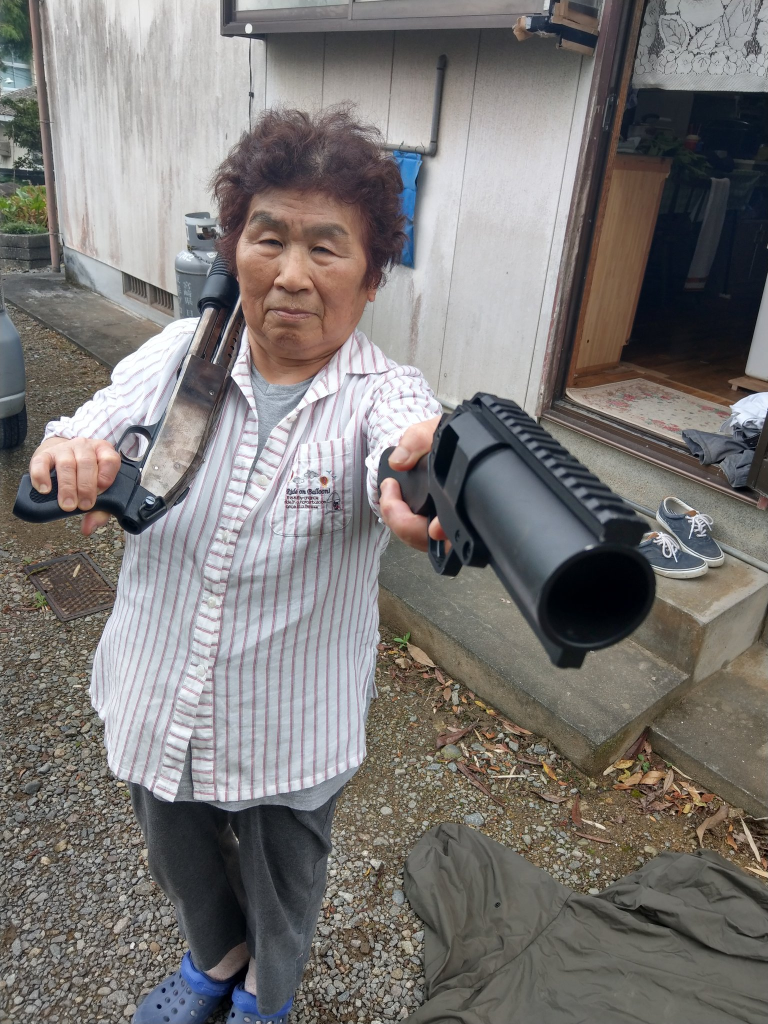
#> input picture image/grandma4.jpeg, 1536 x 2048 px, found by its file name (shown at 1/2 size)
$ python edge_operations.py
#> lines starting #> are read from the running program, lines starting #| are printed output that depends on the picture; after the words box and inside, x2 and y2 are one past the last pixel; in counts of white or black regions, pixels touching at a corner belong together
import cv2 as cv
import numpy as np

img=cv.imread('./image/grandma4.jpeg')
#> img is the input picture: shape (2048, 1536, 3); mean B, G, R 117.1, 119, 122.4
gray=cv.cvtColor(img,cv.COLOR_BGR2GRAY)

#TODO : prewitt filter
#prewitt x : 수직엣지 검출
kernel_prewitt_x = np.array([
    [-1, 0, 1],
    [-1, 0, 1],
    [-1, 0, 1]
], dtype=np.float32)

#prewitt y : 수평엣지 검출
kernel_prewitt_y = np.array([
    [-1, -1, -1],
    [ 0,  0,  0],
    [ 1,  1,  1]
], dtype=np.float32)

#filter2D : 컨볼루션 연산
prewitt_x = cv.filter2D(src=gray, ddepth=cv.CV_32F, kernel=kernel_prewitt_x)
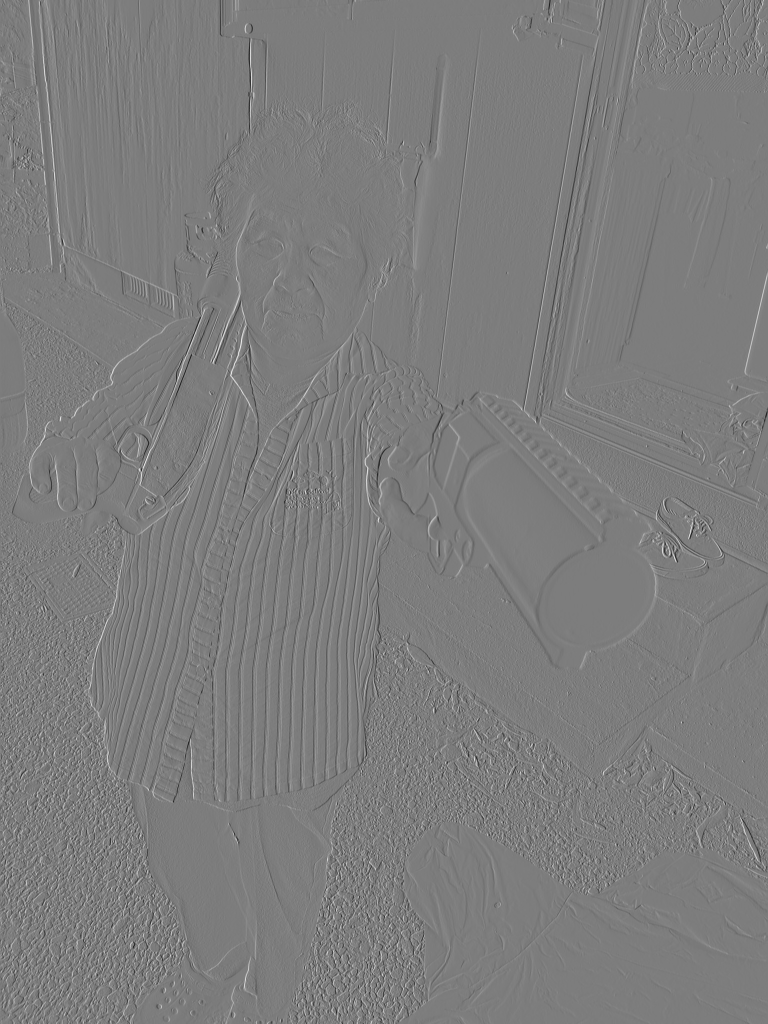
#> prewitt_x: shape (2048, 1536) float32 (shown at 1/2 size); min -544, max 564, mean 0; drawn with min black and max white
prewitt_y = cv.filter2D(src=gray, ddepth=cv.CV_32F, kernel=kernel_prewitt_y)
prewitt_x_abs = cv.convertScaleAbs(prewitt_x)
prewitt_y_abs = cv.convertScaleAbs(prewitt_y)
prewitt_combined = cv.addWeighted(src1=prewitt_x_abs, alpha=0.5, src2=prewitt_y_abs, beta=0.5, gamma=0)

prewitt_result=np.hstack((gray,prewitt_x_abs,prewitt_y_abs,prewitt_combined))
cv.imshow('prewitt_x,prewitt_y,prewitt_combined',prewitt_result)
cv.imwrite('./book/homework3/prewitt_x,prewitt_y,prewitt_combined.png',prewitt_result)


#TODO : sobel filter
kernel_sobel_x = np.array([
    [-1, 0, 1],
    [-2, 0, 2],
    [-1, 0, 1]
], dtype=np.float32)
kernel_sobel_y = np.array([
    [-1, -2, -1],
    [ 0,  0,  0],
    [ 1,  2,  1]
], dtype=np.float32)
sobel_x = cv.filter2D(src=gray, ddepth=cv.CV_32F, kernel=kernel_sobel_x)
sobel_y = cv.filter2D(src=gray, ddepth=cv.CV_32F, kernel=kernel_sobel_y)
sobel_x_abs = cv.convertScaleAbs(sobel_x)
sobel_y_abs = cv.convertScaleAbs(sobel_y)
sobel_combined = cv.addWeighted(src1=sobel_x_abs, alpha=0.5, src2=sobel_y_abs, beta=0.5, gamma=0)
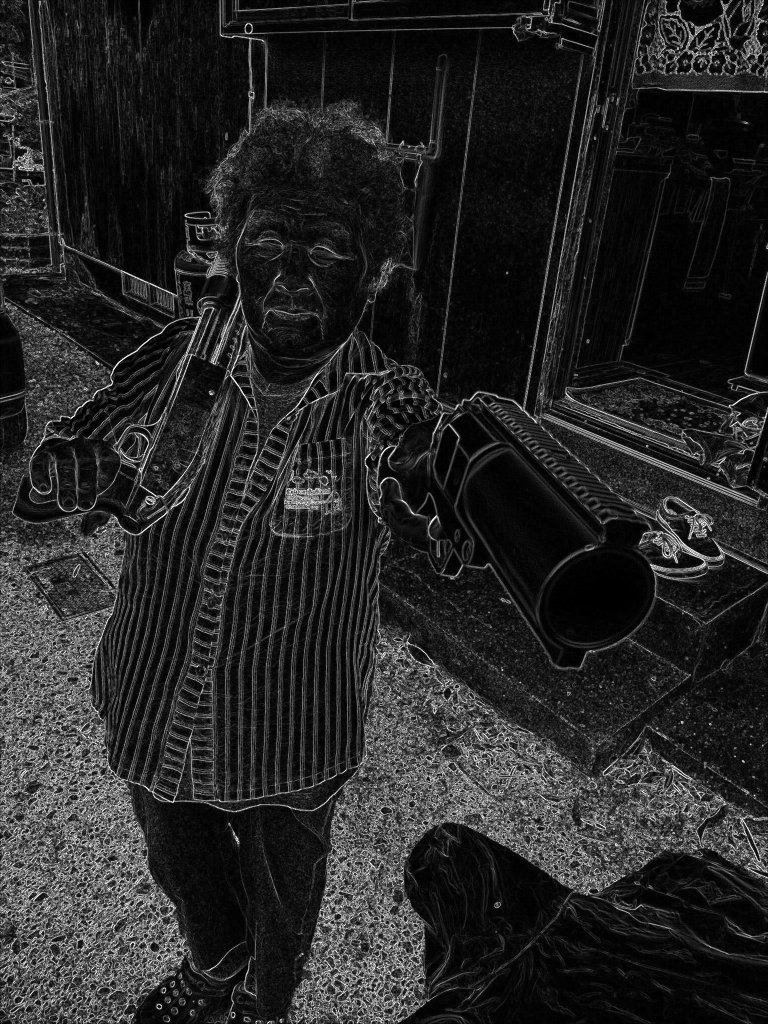
#> sobel_combined: shape (2048, 1536) (shown at 1/2 size); min 0, max 255, mean 38.2
sobel_result=np.hstack((gray,sobel_x_abs,sobel_y_abs,sobel_combined))
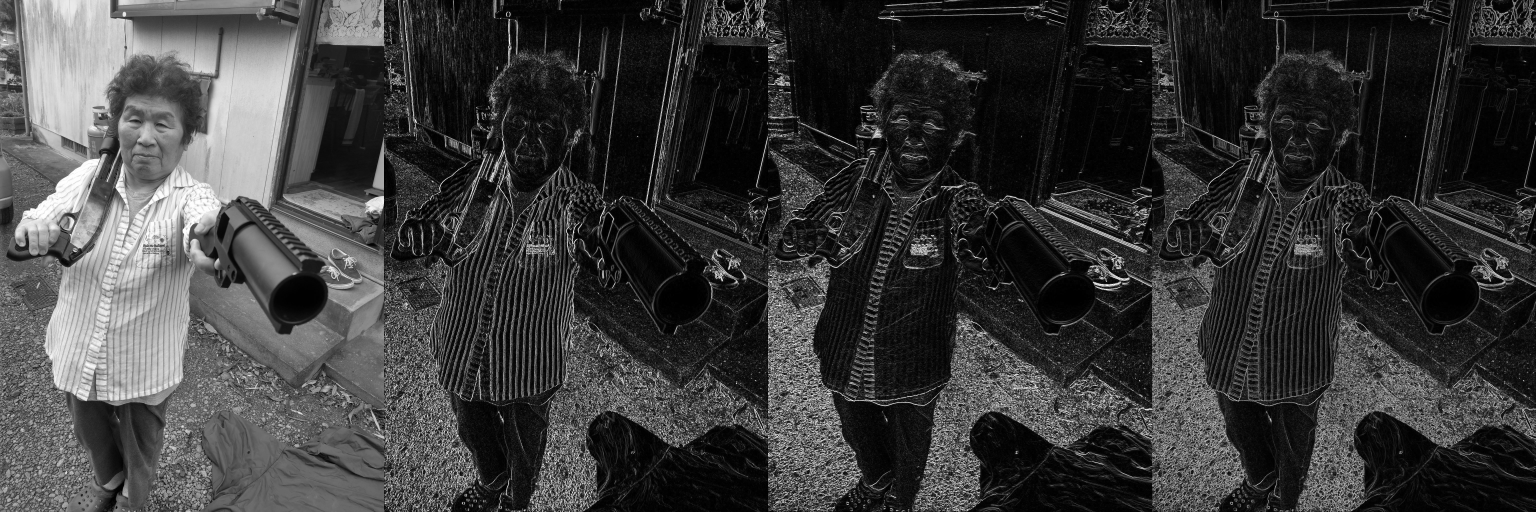
#> sobel_result: shape (2048, 6144) (shown at 1/4 size); min 0, max 255, mean 58.6
cv.imshow('sobel_x,sobel_y,sobel_combined',sobel_result)
cv.imwrite('./book/homework3/sobel_x,sobel_y,sobel_combined.png',sobel_result)

#TODO : canny filter
canny1=cv.Canny(image=gray,threshold1=50,threshold2=150,apertureSize=3,L2gradient=False)
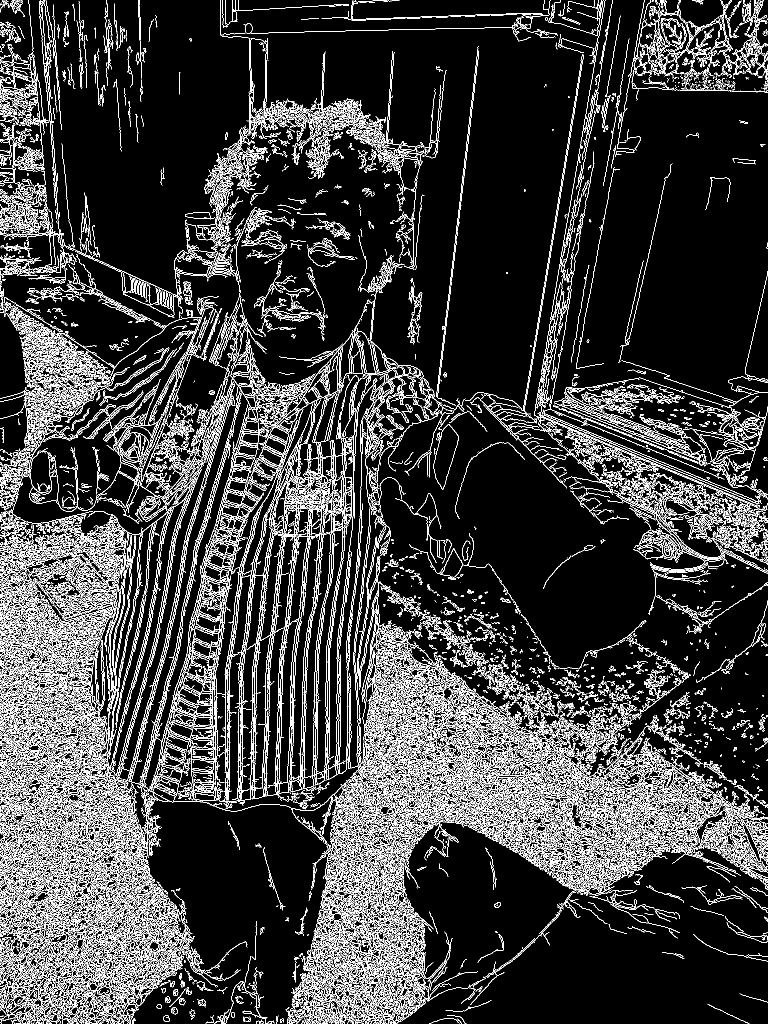
#> canny1: shape (2048, 1536) (shown at 1/2 size); 14.2% white in thin lines or dots
canny2=cv.Canny(image=gray,threshold1=150,threshold2=450,apertureSize=3,L2gradient=False)
#> canny2: shape (2048, 1536); 6% white in thin lines or dots
canny_result=np.hstack((gray,canny1,canny2))
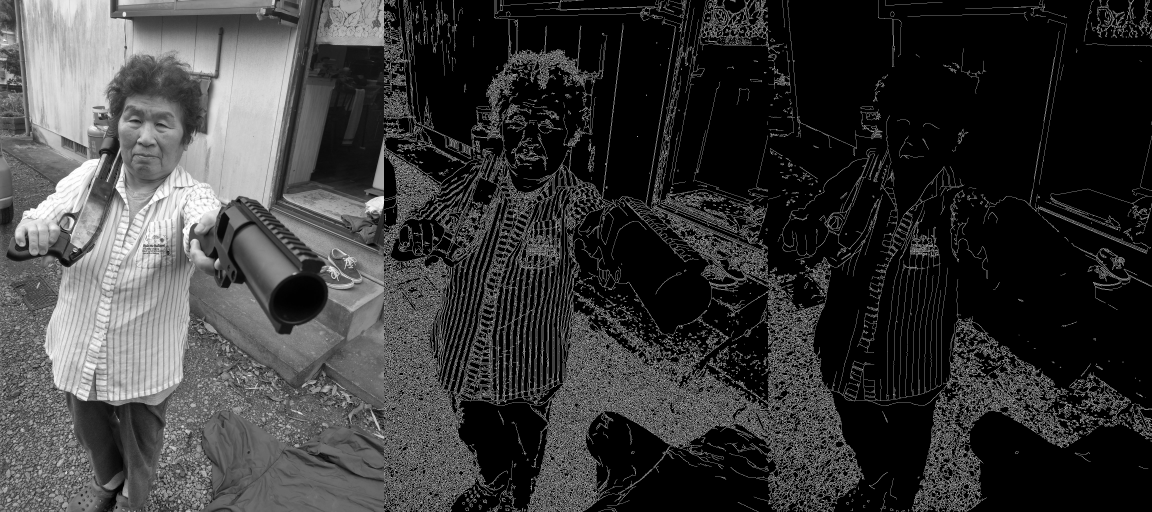
#> canny_result: shape (2048, 4608) (shown at 1/4 size); min 0, max 255, mean 57.1
cv.imshow('canny1,canny2',canny_result)
cv.imwrite('./book/homework3/canny1,canny2.png',canny_result)


cv.waitKey(0)
cv.destroyAllWindows()

$ run again, with image/grandma1.jpeg copied over image/grandma4.jpeg
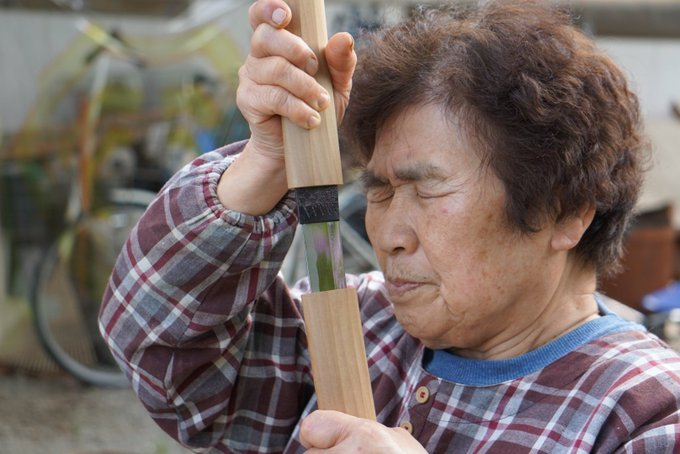
#> input picture image/grandma1.jpeg, 680 x 454 px, found by its file name
#> img is the input picture: shape (454, 680, 3); mean B, G, R 101.1, 105.9, 119.8
#> `canny1=cv.Canny(image=gray,threshold1=50,threshold2=150,apertureSize=3..`:
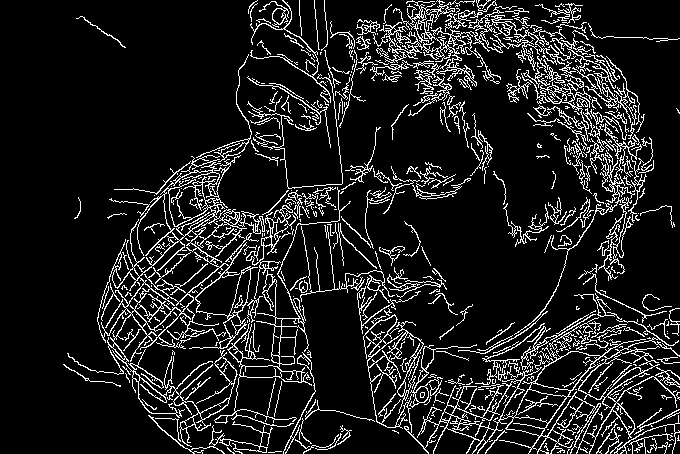
#> canny1: shape (454, 680); 11.7% white in thin lines or dots
#> canny2: shape (454, 680); 3.2% white in thin lines or dots, all inside (x1, y1, x2, y2) = (97, 0, 680, 454)
#> `canny_result=np.hstack((gray,canny1,canny2))`:
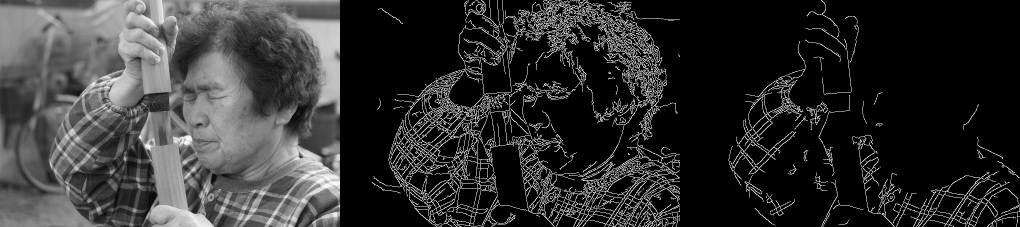
#> canny_result: shape (454, 2040) (shown at 1/2 size); min 0, max 255, mean 49.2

$ run again, with image/grandma2.jpeg copied over image/grandma4.jpeg
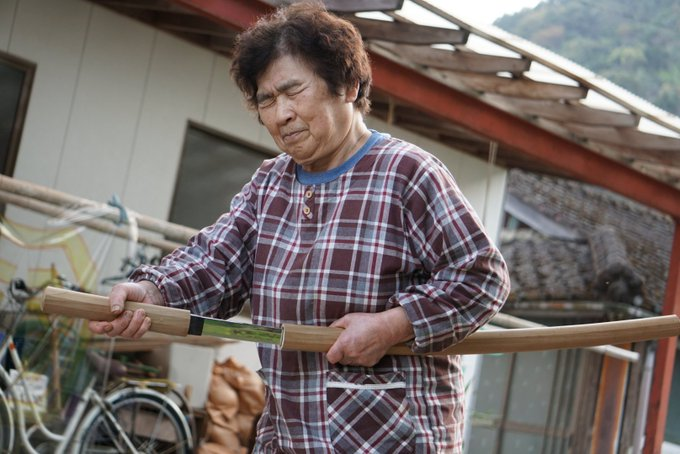
#> input picture image/grandma2.jpeg, 680 x 454 px, found by its file name
#> img is the input picture: shape (454, 680, 3); mean B, G, R 103.7, 107, 116.8
#> `canny1=cv.Canny(image=gray,threshold1=50,threshold2=150,apertureSize=3..`:
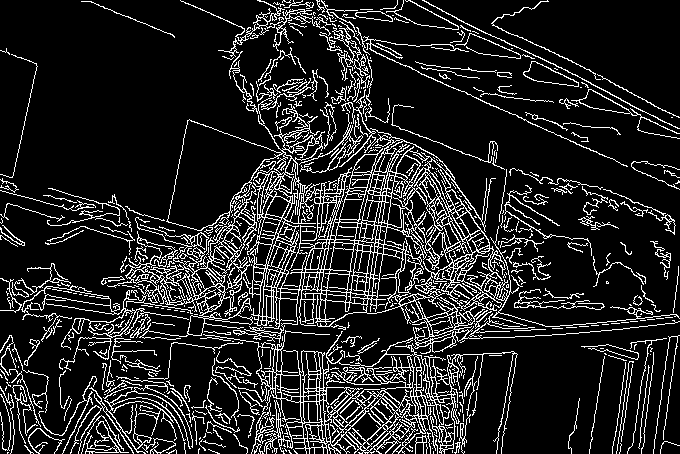
#> canny1: shape (454, 680); 14.2% white in thin lines or dots
#> canny2: shape (454, 680); 7.2% white in thin lines or dots
#> `canny_result=np.hstack((gray,canny1,canny2))`:
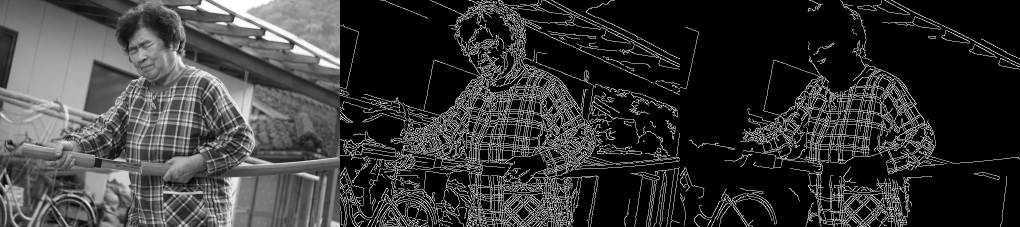
#> canny_result: shape (454, 2040) (shown at 1/2 size); min 0, max 255, mean 54.8

$ run again, with image/grandma3.jpeg copied over image/grandma4.jpeg
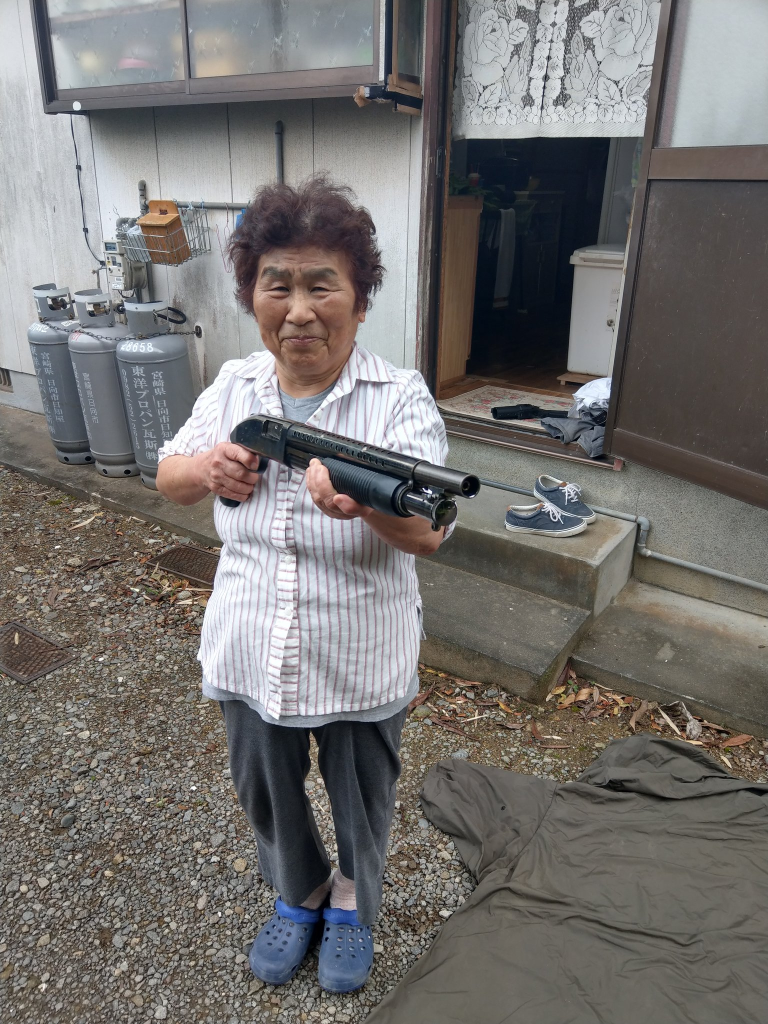
#> input picture image/grandma3.jpeg, 1536 x 2048 px, found by its file name (shown at 1/2 size)
#> img is the input picture: shape (2048, 1536, 3); mean B, G, R 111.1, 113, 115.7
#> `canny1=cv.Canny(image=gray,threshold1=50,threshold2=150,apertureSize=3..`:
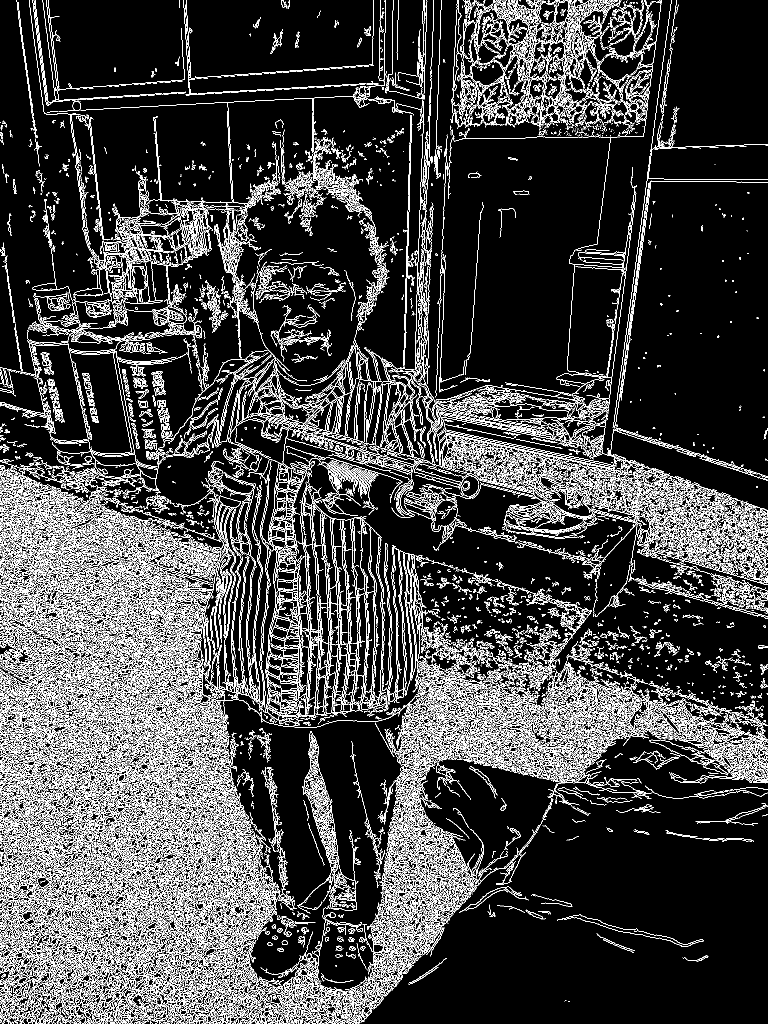
#> canny1: shape (2048, 1536) (shown at 1/2 size); 15.4% white in thin lines or dots
#> canny2: shape (2048, 1536); 8% white in thin lines or dots
#> `canny_result=np.hstack((gray,canny1,canny2))`:
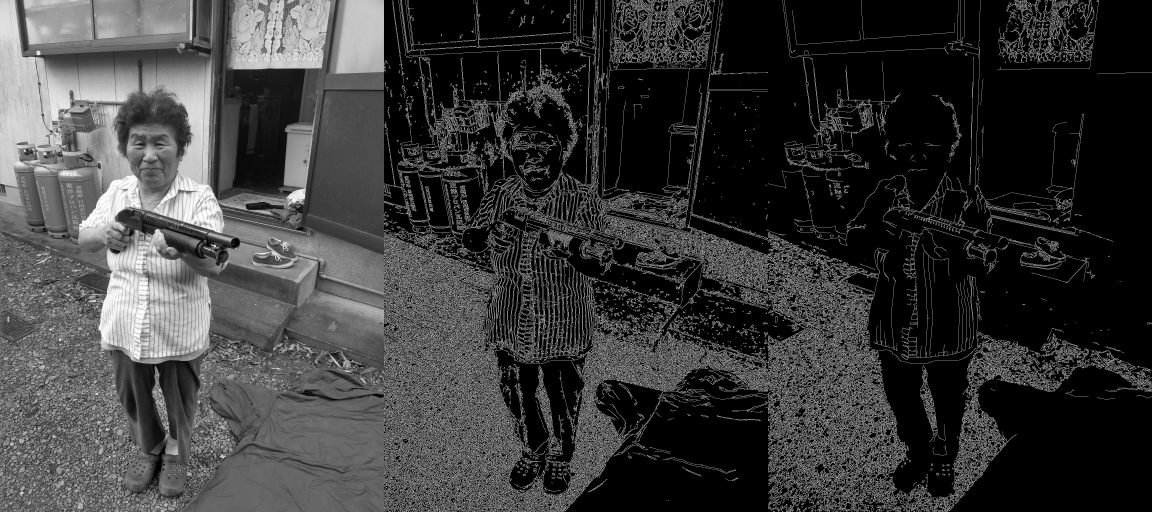
#> canny_result: shape (2048, 4608) (shown at 1/4 size); min 0, max 255, mean 57.8
